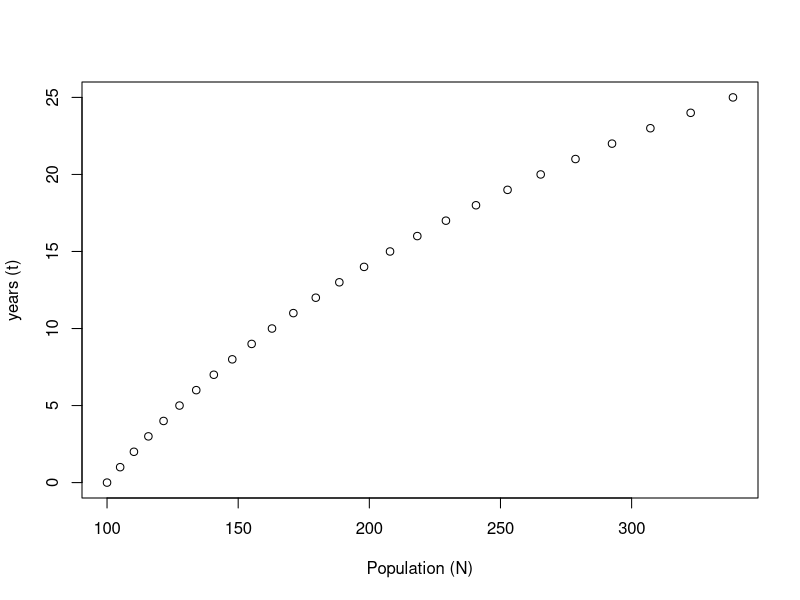
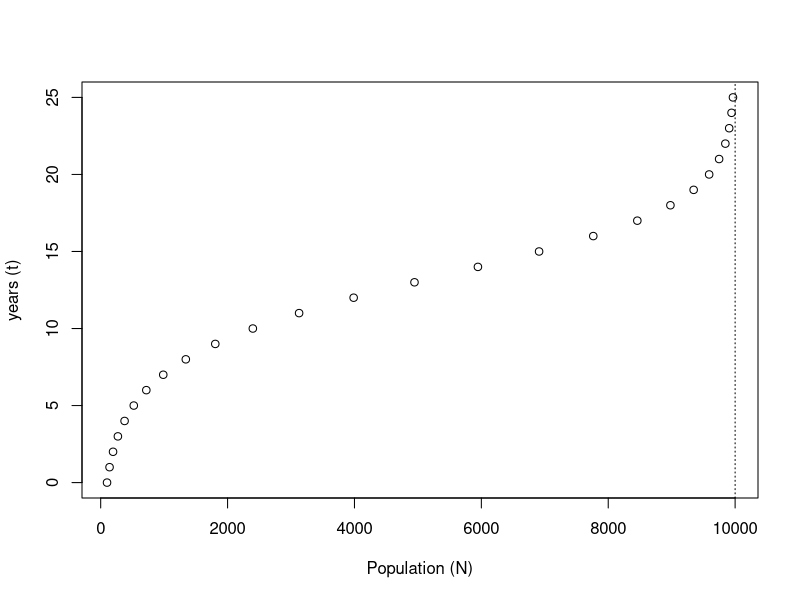
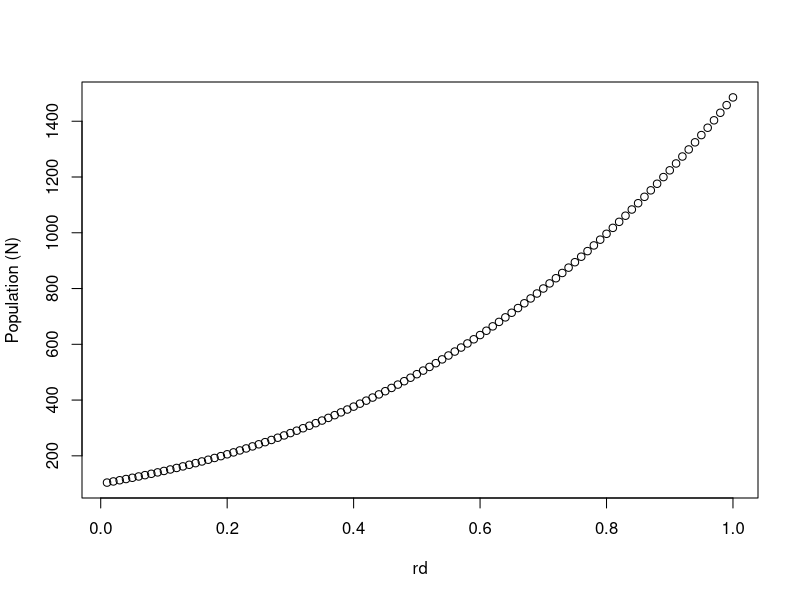
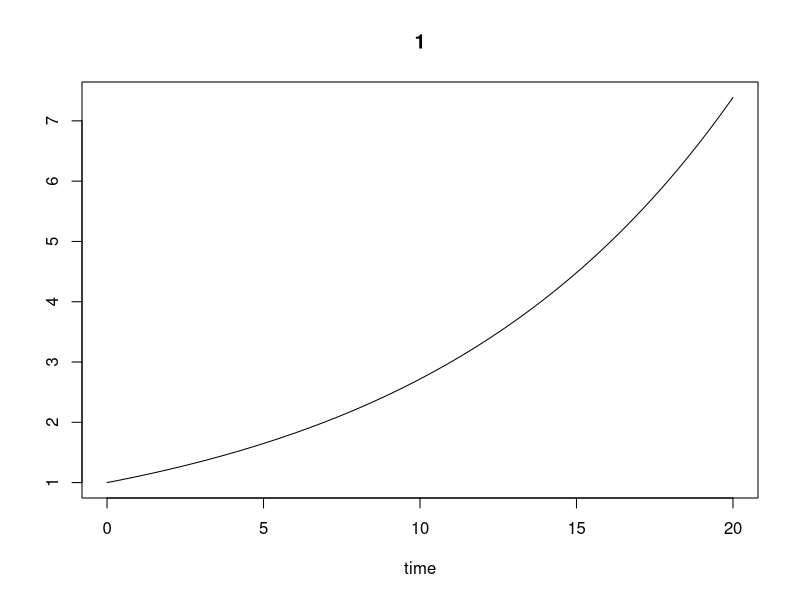

These figures' R source, in order:
#intialize function for growth model
geom.growthMod <- function(start.pop = 1, num.years = 1, Rval = 1)
{
  time.seq <- seq(1,num.years,1)
  NN <- rep(0,length.out = length(time.seq))
  NN[1] <- start.pop
  
#for loop through growth model
  #function for new population size
for(tt in time.seq)
{
  #growth model equation
#  if(tt+1 < max(time.seq))
#  {
    NN[tt+1]<- Rval*NN[tt]
#  }
  #else break
}

return(NN)
}

disc.logMod <- function(start.pop = 1, num.years = 2,rd = 0.5,K = 10)
{
  time.seq <- seq(1,num.years,1)
NN <- rep(0,length.out = length(time.seq))
NN[1] <- start.pop

#for loop through growth model
#function for new population size
for(tt in time.seq)
{
  #growth model equation
 
  #N(t+1)=N(t)(1+rd(1-N(t)/K))
  NN[tt+1] <- NN[tt]*(1+rd*(1-(NN[tt]/K)))
}

return(NN)
}


#initialize variables and global vector for storage
Rval <- 1.05
years <- 25
start.pop <- 100
KK = 10000 #must be greater than start.pop
rd=0.4
timeline <- seq(0,years,1)

#call function and assign result to vector
pop.growth <- geom.growthMod(start.pop = start.pop, num.years = years,Rval = Rval)

#print result and plot is desired
cat(pop.growth)
plot(pop.growth,timeline, #xlim = c(100,2000),
     xlab="Population (N)", ylab = "years (t)")

#Discrete Log Model
#N(t+1)=N(t)(1+rd(1-N(t)/K))
pop.growthDisc <- disc.logMod(start.pop = start.pop, num.years = years,rd = rd,K= KK)

#print result and plot is desired
cat(pop.growth)
plot(pop.growthDisc,timeline, #xlim = c(100,2000),
     xlab="Population (N)", ylab = "years (t)")
abline(v=KK,col="black",lty=3)
abline(a=pop.growth,b=timeline)

#plot of model summary output
#define parameter values
  #see how rd affects population at 5 years
Rval <- 1.05
years <- 5
start.pop <- 100
KK <- 10000 #must be greater than start.pop
timeline <- seq(0,years,1)

#for aprmeters of intrest make vector of values you want to consider
rdmin <- 0.01
rdmax <- 1
rdInterLeng <- 0.01
rd.vec <- seq(rdmin,rdmax,rdInterLeng)

#initialise vector to hold summary values
result.vec <- rep(0, length.out = length(rd.vec))

#use a for loop to repreatedly run model and plot ouput
  #loop over list of values you want to use for the param varying
#each time trhough the loop, run model with current parameter
#values andstore the summary values in the ith element of results vector
for(ii in seq(1,length(rd.vec),1))
{
  pop.growth <- disc.logMod(start.pop = start.pop, num.years = years,rd = rd.vec[ii],K= KK)
  result.vec[ii] <- pop.growth[years]
}

plot(rd.vec,result.vec, #xlim = c(100,2000),
     xlab="rd", ylab = "Population (N)")

#Continuous Time Models
#dN/dt = rN(1-N/K)
#lsoda()
install.packages("deSolve")
library(deSolve)

expGrowthODE <-function(tt,NN,parts)
{
  derivs <- pars['rr']*NN
  return(list(derivs))
}
init <- 1
tseq <- seq(0,20,by=0.01)
pars <- c(rr=0.1)
output <- lsoda(init, tseq, expGrowthODE,pars)

plot(output,tseq)
